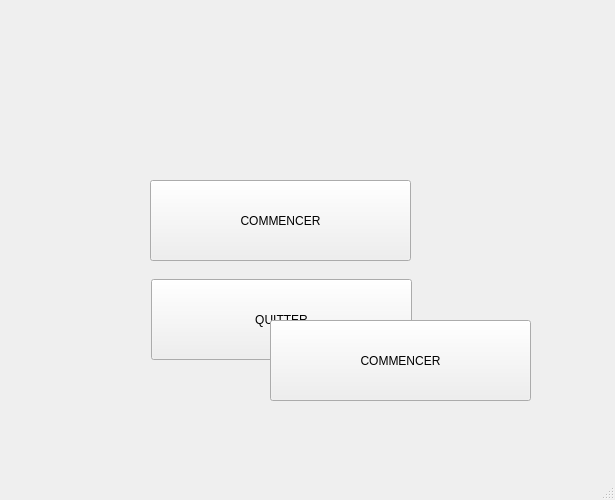
<?xml version="1.0" encoding="UTF-8"?>
<ui version="4.0">
 <class>MainWindow</class>
 <widget class="QMainWindow" name="MainWindow">
  <property name="geometry">
   <rect>
    <x>0</x>
    <y>0</y>
    <width>615</width>
    <height>500</height>
   </rect>
  </property>
  <property name="minimumSize">
   <size>
    <width>500</width>
    <height>500</height>
   </size>
  </property>
  <property name="maximumSize">
   <size>
    <width>650</width>
    <height>951</height>
   </size>
  </property>
  <property name="windowTitle">
   <string>MainWindow</string>
  </property>
  <widget class="QWidget" name="centralwidget">
   <property name="minimumSize">
    <size>
     <width>650</width>
     <height>900</height>
    </size>
   </property>
   <property name="maximumSize">
    <size>
     <width>650</width>
     <height>900</height>
    </size>
   </property>
   <widget class="QPushButton" name="btn_commencer">
    <property name="geometry">
     <rect>
      <x>150</x>
      <y>180</y>
      <width>261</width>
      <height>81</height>
     </rect>
    </property>
    <property name="maximumSize">
     <size>
      <width>16777215</width>
      <height>16777215</height>
     </size>
    </property>
    <property name="text">
     <string>COMMENCER</string>
    </property>
   </widget>
   <widget class="QPushButton" name="btn_quitter">
    <property name="geometry">
     <rect>
      <x>151</x>
      <y>279</y>
      <width>261</width>
      <height>81</height>
     </rect>
    </property>
    <property name="maximumSize">
     <size>
      <width>16777215</width>
      <height>16777215</height>
     </size>
    </property>
    <property name="text">
     <string>QUITTER</string>
    </property>
    <property name="iconSize">
     <size>
      <width>16</width>
      <height>50</height>
     </size>
    </property>
    <property name="checkable">
     <bool>false</bool>
    </property>
    <property name="checked">
     <bool>false</bool>
    </property>
   </widget>
   <widget class="QPushButton" name="btn_commencer_2">
    <property name="geometry">
     <rect>
      <x>270</x>
      <y>320</y>
      <width>261</width>
      <height>81</height>
     </rect>
    </property>
    <property name="maximumSize">
     <size>
      <width>16777215</width>
      <height>16777215</height>
     </size>
    </property>
    <property name="text">
     <string>COMMENCER</string>
    </property>
   </widget>
  </widget>
  <widget class="QMenuBar" name="menubar">
   <property name="geometry">
    <rect>
     <x>0</x>
     <y>0</y>
     <width>615</width>
     <height>26</height>
    </rect>
   </property>
  </widget>
  <widget class="QStatusBar" name="statusbar"/>
 </widget>
 <resources/>
 <connections>
  <connection>
   <sender>btn_quitter</sender>
   <signal>pressed()</signal>
   <receiver>MainWindow</receiver>
   <slot>fermerFenetre()</slot>
   <hints>
    <hint type="sourcelabel">
     <x>384</x>
     <y>401</y>
    </hint>
    <hint type="destinationlabel">
     <x>390</x>
     <y>528</y>
    </hint>
   </hints>
  </connection>
  <connection>
   <sender>btn_commencer</sender>
   <signal>pressed()</signal>
   <receiver>MainWindow</receiver>
   <slot>afficherJeu()</slot>
   <hints>
    <hint type="sourcelabel">
     <x>242</x>
     <y>251</y>
    </hint>
    <hint type="destinationlabel">
     <x>276</x>
     <y>321</y>
    </hint>
   </hints>
  </connection>
 </connections>
 <slots>
  <slot>fermerFenetre()</slot>
  <slot>afficherJeu()</slot>
 </slots>
</ui>
